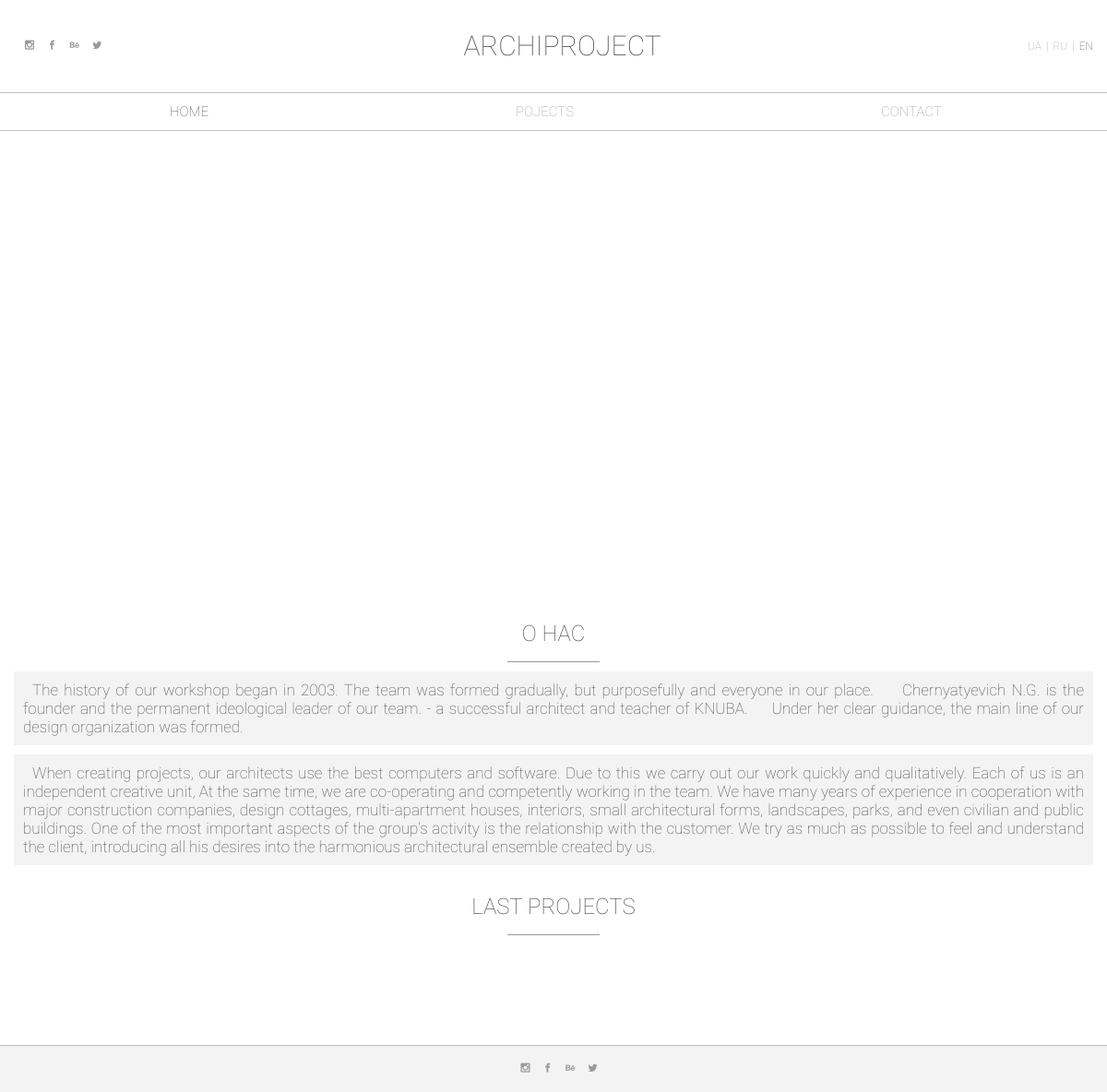
The page /en/ on the database as committed earlier.
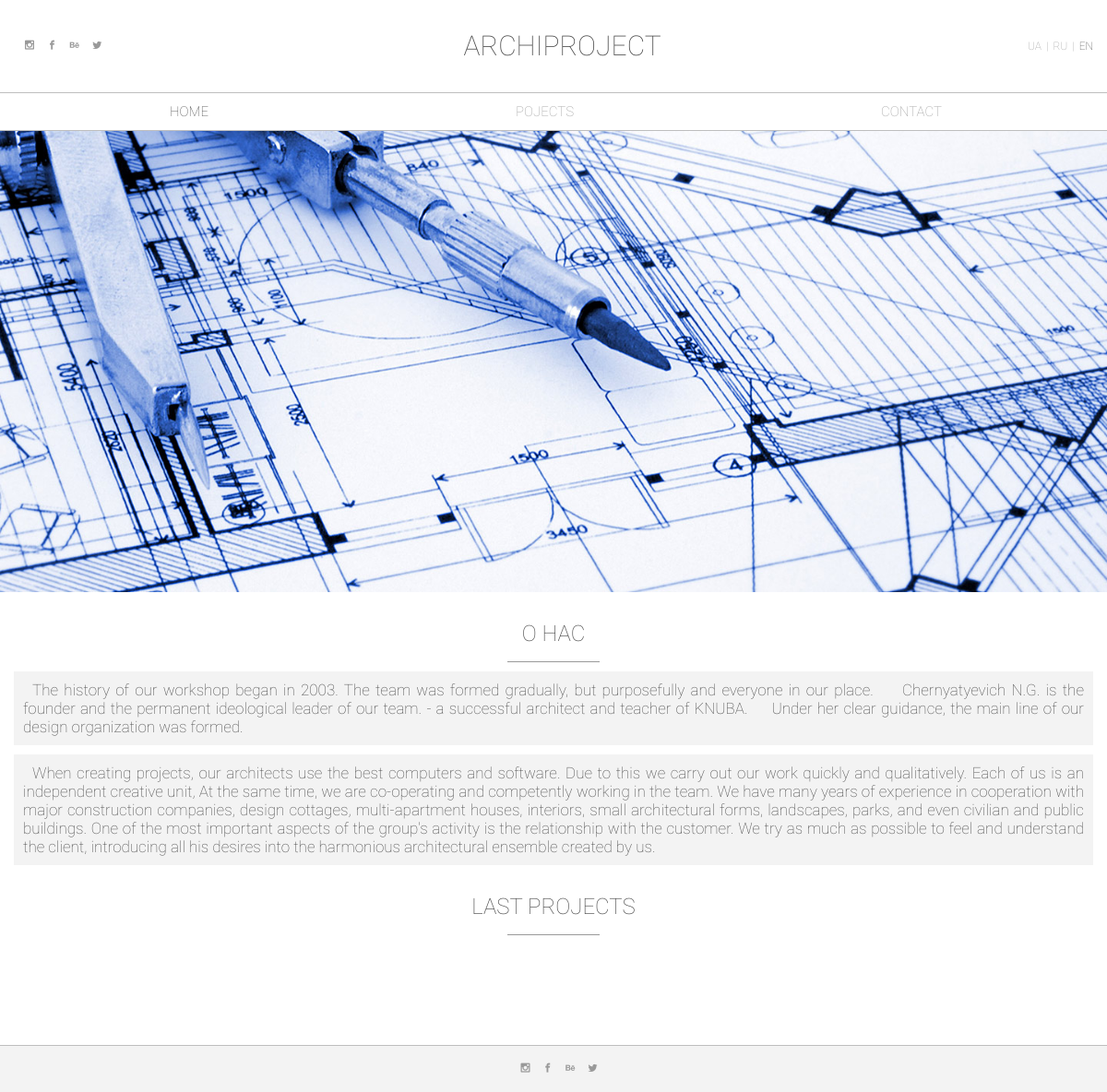
The same page on the database as committed later.
### archapp/models.py (models this page shows, shortened)
class HomeImage(models.Model):
   number = models.IntegerField(default=1)
   img = models.FileField(blank=False, null=False)

### archapp/views.py (the view)
# urls.py: url(r'^en/$', views.enindex, name='enindex'),
def enindex(request):
    projects = sorted(chain(BuildingProject.objects.all()[:3], InteriorProject.objects.all()[:2], FloatingProject.objects.all()[:1]),
                    key=lambda instance: instance.date)
    content = {
        'Images' : HomeImage.objects.all().order_by('number'),
        'Project' : projects,
    }
    return render(request, 'en/enhome.html', content)

### archapp/templates/en/enhome.html (shortened to what this page needs)
{% extends "en/enindex.html" %}
{% load staticfiles %}
{% block headinua %}
  <link rel="stylesheet" href="{% static 'css/home.css' %}"/>
{% endblock %}
{% block content %}
    <div class="lang">
      <ul class="lang-list">
        <li id="lang-ua"><a href="/">UA</a></li>
        <li>|</li>
        <li id="lang-ru"><a href="/ru/">RU</a></li>
        <li>|</li>
        <li id="lang-en" class="active-item"><a href="/en/">EN</a></li>
      </ul>
    </div>
  </div>
</header>
<nav class="menu">
  <ul class="menu-list">
    <li id="menu-home" class="active-item"><a href="/">HOME</a></li>
    <li id="menu-projects"><a href="/en/projects/">POJECTS</a></li>
    <li id="menu-contact"><a href="/en/contact/">CONTACT</a></li>
  </ul>
</nav>
<section id="slider">
  {% for I in Images %}
      <div class="gallery-item" style="background-image:url('{{ I.img.url }}')"></div>
  {% endfor %}
</section>
<header>
  <h2 class="second-header">о нас</h2>
  <div class="line"></div>
</header>
<section class="about-section">
  <div class="text-block">
    The history of our workshop began in 2003. The team was formed gradually, but purposefully and everyone in our place.
    Chernyatyevich N.G. is the founder and the permanent ideological leader of our team. - a successful architect and teacher of KNUBA.
    Under her clear guidance, the main line of our design organization was formed.
  </div>
  <div class="text-block">
    When creating projects, our architects use the best computers and software.
    Due to this we carry out our work quickly and qualitatively. Each of us is an independent creative unit,
    At the same time, we are co-operating and competently working in the team. We have many years of experience in cooperation with major construction companies,
    design cottages, multi-apartment houses, interiors, small architectural forms, landscapes, parks, and even civilian
    and public buildings. One of the most important aspects of the group's activity is the relationship with the customer. We try
    as much as possible to feel and understand the client, introducing all his desires into the harmonious architectural ensemble created by us.
  </div>
</section>
<header>
  <h2 class="second-header">last projects</h2>
  <div class="line"></div>
</header>
<section class="last-projects">
</section>
{% endblock %}

Rows that differ between the two databases and show on the page:
added HomeImage: img (picture)
